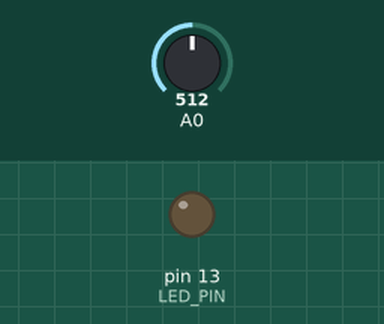
Recording of a program running on a simulated Arduino Uno, built with avr-gcc and run on an emulated ATmega328P. Parts: output pins drawn as LEDs (lit = HIGH). The inputs (shaded band) are chosen by the test bench; at power-on: A0 = 512.

Above: at 0.8 s.
0.9 s: A0 set to 529
At 2.1 s:
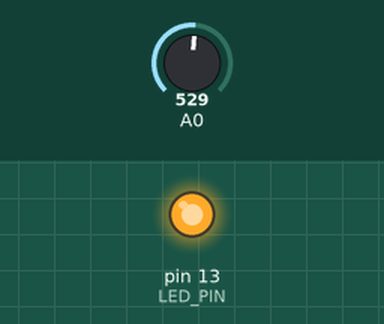
2.4 s: A0 set to 511
At 3.4 s:
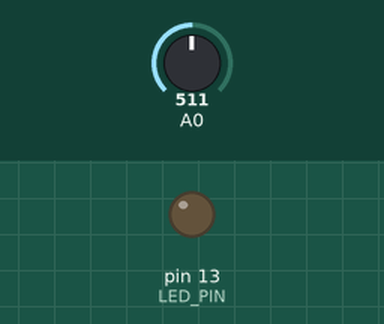
3.9 s: A0 set to 716
At 4.6 s:
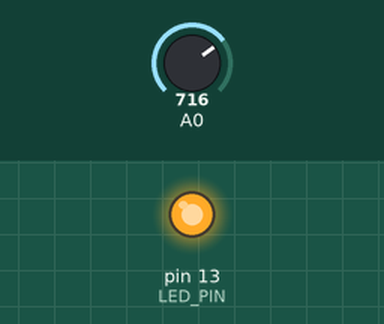
Timing chart, 0 to 6.9 s (numbered marks = the images above; inputs shaded):
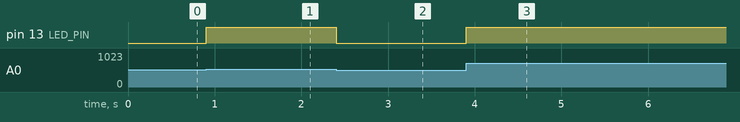

Measured:
- the behaviour switches between 512 and 513 on A0 (found by bisection; images 0 and 1)
- after the input at 0.9 s, pin 13 (LED_PIN): LOW → HIGH at once
- after the input at 2.4 s, pin 13 (LED_PIN): HIGH → LOW at once
- after the input at 3.9 s, pin 13 (LED_PIN): LOW → HIGH at once

The program:

main.cpp
```cpp
#include <Arduino.h>
#include <avr/io.h>
#include <avr/interrupt.h>

#define LED_PIN    (PB5) // Arduino D13 pin / Onboard LED

void initADC() {
  // Set PC0/A0 as an input pin
  DDRC &= ~(1 << DDC0);
  // Disable Digital Input Buffer on A0
  DIDR0 |= (1<<ADC0D);
  // Set reference voltage to AVcc
  ADMUX = (1 << REFS0);
  // Right-Adjust Result (ADLAR=0)
  ADMUX  &= ~(1<<ADLAR);
  // Set ADC prescaler to 128 (ADPS[2:0]="111")
  // 16MHz/128 = 125kHz ADC clock
  ADCSRA = (1<<ADPS2) | (1<<ADPS1) | (1<<ADPS0);
  ADCSRA |= (1<<ADEN); // Enable ADC
  ADCSRA |= (1<<ADSC); // Start the first ADC conversion
  // Wait for ADC conversion to complete
  while (ADCSRA & (1<<ADSC));
}

uint16_t readAnalog( uint8_t channel) { // Read A0 or A1 pin
  // Clear all bits of ADMUX[3:0] (select A0 by default)
  ADMUX &= ~((1<<MUX3)|(1<<MUX2)|(1<<MUX1)|(1<<MUX0));
  if (channel == 1) { // Select A1 input
     ADMUX |= (1<<MUX0); // Set MUX0 bit
  }
  // Start a single ADC conversion
  ADCSRA |= (1<<ADSC);
  // Wait for ADC conversion to complete
  while (ADCSRA & (1<<ADSC));
  // Return the result (10-bit, right-aligned)
  return ADC;
}

int main(void) {
  DDRB |= (1 << LED_PIN);
  initADC(); // Initialize ADC
  while (1) {
    uint16_t a0 = readAnalog(0); // Read A0 input
      if (a0 > 512) { // Compare both inputs
       PORTB |= (1<<LED_PIN); // Output HIGH
    } else {
       PORTB &= ~(1<<LED_PIN); // Output LOW
    }
  }
}
```
